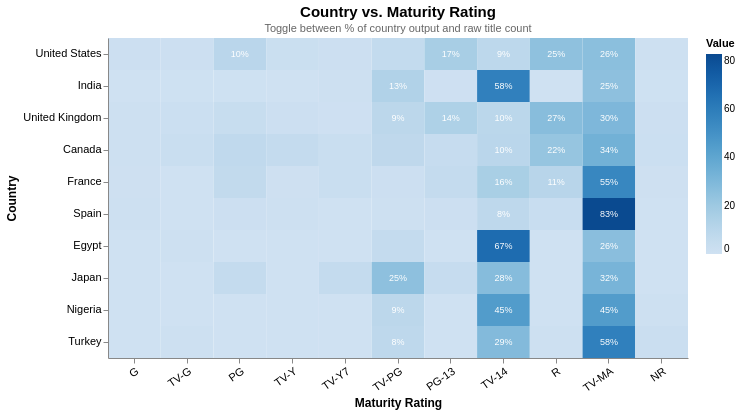

Notebook cell for this chart:
### Markdown cell above
# Graph 3: Country vs. Maturity Rating Heatmap
**Library:** Altair

### Code cell
import altair as alt
import pandas as pd

df = pd.read_csv("graph3_data.csv")

# Derive sort orders dynamically
top_countries = df.groupby("country")["count"].sum().sort_values(ascending=False).index.tolist()
valid_ratings = ["G","TV-G","PG","TV-Y","TV-Y7","TV-PG","PG-13","TV-14","R","TV-MA","NR"]

metric_select = alt.binding_radio(
    options=["pct","count"],
    labels=["% of country","Raw count"],
    name="Show: ",
)
metric_param = alt.param(name="metric", bind=metric_select, value="pct")

base = (
    alt.Chart(df)
    .transform_calculate(value="metric == 'pct' ? datum.pct : datum.count")
    .mark_rect()
    .encode(
        x=alt.X("rating:N", sort=valid_ratings, title="Maturity Rating",
                axis=alt.Axis(labelAngle=-35, labelFontSize=11, titleFontSize=12)),
        y=alt.Y("country:N", sort=top_countries, title="Country",
                axis=alt.Axis(labelFontSize=11, titleFontSize=12)),
        color=alt.Color("value:Q", scale=alt.Scale(scheme="blues"),
                        legend=alt.Legend(title="Value")),
        tooltip=[
            alt.Tooltip("country:N", title="Country"),
            alt.Tooltip("rating:N",  title="Rating"),
            alt.Tooltip("count:Q",   title="Titles",          format=","),
            alt.Tooltip("pct:Q",     title="% of country",    format=".1f"),
        ],
    )
    .add_params(metric_param)
    .properties(
        width=580, height=320,
        title=alt.TitleParams(
            text="Country vs. Maturity Rating",
            subtitle="Toggle between % of country output and raw title count",
            fontSize=15, subtitleFontSize=11, subtitleColor="#666",
        ),
    )
)

text = (
    alt.Chart(df)
    .transform_calculate(value="metric == 'pct' ? datum.pct : datum.count")
    .transform_calculate(
        label="metric == 'pct' "
              "? (datum.pct > 8 ? format(datum.pct,'.0f') + '%' : '') "
              ": (datum.count > 0 ? datum.count : '')"
    )
    .mark_text(fontSize=9, color="white")
    .encode(
        x=alt.X("rating:N", sort=valid_ratings),
        y=alt.Y("country:N", sort=top_countries),
        text=alt.Text("label:N"),
        opacity=alt.condition(alt.datum.value > 0, alt.value(1), alt.value(0)),
    )
    .add_params(metric_param)
)

chart = (base + text).configure_view(strokeWidth=0)
chart.save("graph3_heatmap.html")
print("Saved -> graph3_heatmap.html")
chart

### Figure 1 — Vega-Lite specification as saved in the notebook (floating-point values rounded to 4 significant figures)
{"config": {"view": {"continuousWidth": 300, "continuousHeight": 300, "strokeWidth": 0}}, "layer": [{"mark": {"type": "rect"}, "encoding": {"color": {"field": "value", "legend": {"title": "Value"}, "scale": {"scheme": "blues"}, "type": "quantitative"}, "tooltip": [{"field": "country", "title": "Country", "type": "nominal"}, {"field": "rating", "title": "Rating", "type": "nominal"}, {"field": "count", "format": ",", "title": "Titles", "type": "quantitative"}, {"field": "pct", "format": ".1f", "title": "% of country", "type": "quantitative"}], "x": {"axis": {"labelAngle": -35, "labelFontSize": 11, "titleFontSize": 12}, "field": "rating", "sort": ["G", "TV-G", "PG", "TV-Y", "TV-Y7", "TV-PG", "PG-13", "TV-14", "R", "TV-MA", "NR"], "title": "Maturity Rating", "type": "nominal"}, "y": {"axis": {"labelFontSize": 11, "titleFontSize": 12}, "field": "country", "sort": ["United States", "India", "United Kingdom", "Canada", "France", "Spain", "Egypt", "Japan", "Nigeria", "Turkey"], "title": "Country", "type": "nominal"}}, "title": {"text": "Country vs. Maturity Rating", "fontSize": 15, "subtitle": "Toggle between % of country output and raw title count", "subtitleColor": "#666", "subtitleFontSize": 11}, "transform": [{"calculate": "metric == 'pct' ? datum.pct : datum.count", "as": "value"}]}, {"mark": {"type": "text", "color": "white", "fontSize": 9}, "encoding": {"opacity": {"condition": {"test": "(datum.value > 0)", "value": 1}, "value": 0}, "text": {"field": "label", "type": "nominal"}, "x": {"field": "rating", "sort": ["G", "TV-G", "PG", "TV-Y", "TV-Y7", "TV-PG", "PG-13", "TV-14", "R", "TV-MA", "NR"], "type": "nominal"}, "y": {"field": "country", "sort": ["United States", "India", "United Kingdom", "Canada", "France", "Spain", "Egypt", "Japan", "Nigeria", "Turkey"], "type": "nominal"}}, "transform": [{"calculate": "metric == 'pct' ? datum.pct : datum.count", "as": "value"}, {"calculate": "metric == 'pct' ? (datum.pct > 8 ? format(datum.pct,'.0f') + '%' : '') : (datum.count > 0 ? datum.count : '')", "as": "label"}]}], "data": {"name": "data-b78e330a50c5a7ae2ae46cc1e7461f87"}, "height": 320, "params": [{"name": "metric", "bind": {"input": "radio", "options": ["pct", "count"], "labels": ["% of country", "Raw count"], "name": "Show: "}, "value": "pct"}], "width": 580, "$schema": "https://vega.github.io/schema/vega-lite/v5.8.0.json", "datasets": {"data-b78e330a50c5a7ae2ae46cc1e7461f87": [{"country": "United States", "rating": "G", "count": 30, "pct": 1.4}, {"country": "United States", "rating": "TV-G", "count": 35, "pct": 1.6}, {"country": "United States", "rating": "PG", "count": 207, "pct": 9.7}, {"country": "United States", "rating": "TV-Y", "count": 46, "pct": 2.2}, {"country": "United States", "rating": "TV-Y7", "count": 37, "pct": 1.7}, {"country": "United States", "rating": "TV-PG", "count": 124, "pct": 5.8}, {"country": "United States", "rating": "PG-13", "count": 354, "pct": 16.6}, {"country": "United States", "rating": "TV-14", "count": 182, "pct": 8.6}, {"country": "United States", "rating": "R", "count": 529, "pct": 24.9}, {"country": "United States", "rating": "TV-MA", "count": 558, "pct": 26.2}, {"country": "United States", "rating": "NR", "count": 25, "pct": 1.2}, {"country": "India", "rating": "G", "count": 0, "pct": 0.0}, {"country": "India", "rating": "TV-G", "count": 4, "pct": 0.4}, {"country": "India", "rating": "PG", "count": 4, "pct": 0.4}, {"country": "India", "rating": "TV-Y", "count": 0, "pct": 0.0}, {"country": "India", "rating": "TV-Y7", "count": 11, "pct": 1.2}, {"country": "India", "rating": "TV-PG", "count": 121, "pct": 13.3}, {"country": "India", "rating": "PG-13", "count": 5, "pct": 0.6}, {"country": "India", "rating": "TV-14", "count": 529, "pct": 58.2}, {"country": "India", "rating": "R", "count": 2, "pct": 0.2}, {"country": "India", "rating": "TV-MA", "count": 229, "pct": 25.2}, {"country": "India", "rating": "NR", "count": 4, "pct": 0.4}, {"country": "United Kingdom", "rating": "G", "count": 3, "pct": 0.9}, {"country": "United Kingdom", "rating": "TV-G", "count": 7, "pct": 2.0}, {"country": "United Kingdom", "rating": "PG", "count": 14, "pct": 4.0}, {"country": "United Kingdom", "rating": "TV-Y", "count": 5, "pct": 1.4}, {"country": "United Kingdom", "rating": "TV-Y7", "count": 2, "pct": 0.6}, {"country": "United Kingdom", "rating": "TV-PG", "count": 31, "pct": 9.0}, {"country": "United Kingdom", "rating": "PG-13", "count": 49, "pct": 14.2}, {"country": "United Kingdom", "rating": "TV-14", "count": 33, "pct": 9.5}, {"country": "United Kingdom", "rating": "R", "count": 93, "pct": 26.9}, {"country": "United Kingdom", "rating": "TV-MA", "count": 104, "pct": 30.1}, {"country": "United Kingdom", "rating": "NR", "count": 5, "pct": 1.4}, {"country": "Canada", "rating": "G", "count": 2, "pct": 1.2}, {"country": "Canada", "rating": "TV-G", "count": 5, "pct": 3.0}, {"country": "Canada", "rating": "PG", "count": 12, "pct": 7.3}, {"country": "Canada", "rating": "TV-Y", "count": 9, "pct": 5.5}, {"country": "Canada", "rating": "TV-Y7", "count": 5, "pct": 3.0}, {"country": "Canada", "rating": "TV-PG", "count": 13, "pct": 7.9}, {"country": "Canada", "rating": "PG-13", "count": 7, "pct": 4.2}, {"country": "Canada", "rating": "TV-14", "count": 16, "pct": 9.7}, {"country": "Canada", "rating": "R", "count": 37, "pct": 22.4}, {"country": "Canada", "rating": "TV-MA", "count": 56, "pct": 33.9}, {"country": "Canada", "rating": "NR", "count": 3, "pct": 1.8}, {"country": "France", "rating": "G", "count": 1, "pct": 0.7}, {"country": "France", "rating": "TV-G", "count": 0, "pct": 0.0}, {"country": "France", "rating": "PG", "count": 9, "pct": 6.3}, {"country": "France", "rating": "TV-Y", "count": 1, "pct": 0.7}, {"country": "France", "rating": "TV-Y7", "count": 4, "pct": 2.8}, {"country": "France", "rating": "TV-PG", "count": 2, "pct": 1.4}, {"country": "France", "rating": "PG-13", "count": 8, "pct": 5.6}, {"country": "France", "rating": "TV-14", "count": 23, "pct": 16.1}, {"country": "France", "rating": "R", "count": 15, "pct": 10.5}, {"country": "France", "rating": "TV-MA", "count": 79, "pct": 55.2}, {"country": "France", "rating": "NR", "count": 1, "pct": 0.7}, {"country": "Spain", "rating": "G", "count": 1, "pct": 0.8}, {"country": "Spain", "rating": "TV-G", "count": 0, "pct": 0.0}, {"country": "Spain", "rating": "PG", "count": 2, "pct": 1.6}, {"country": "Spain", "rating": "TV-Y", "count": 1, "pct": 0.8}, {"country": "Spain", "rating": "TV-Y7", "count": 0, "pct": 0.0}, {"country": "Spain", "rating": "TV-PG", "count": 1, "pct": 0.8}, {"country": "Spain", "rating": "PG-13", "count": 2, "pct": 1.6}, {"country": "Spain", "rating": "TV-14", "count": 10, "pct": 8.2}, {"country": "Spain", "rating": "R", "count": 4, "pct": 3.3}, {"country": "Spain", "rating": "TV-MA", "count": 101, "pct": 82.8}, {"country": "Spain", "rating": "NR", "count": 0, "pct": 0.0}, {"country": "Egypt", "rating": "G", "count": 0, "pct": 0.0}, {"country": "Egypt", "rating": "TV-G", "count": 1, "pct": 1.1}, {"country": "Egypt", "rating": "PG", "count": 0, "pct": 0.0}, {"country": "Egypt", "rating": "TV-Y", "count": 0, "pct": 0.0}, {"country": "Egypt", "rating": "TV-Y7", "count": 0, "pct": 0.0}, {"country": "Egypt", "rating": "TV-PG", "count": 5, "pct": 5.3}, {"country": "Egypt", "rating": "PG-13", "count": 0, "pct": 0.0}, {"country": "Egypt", "rating": "TV-14", "count": 64, "pct": 67.4}, {"country": "Egypt", "rating": "R", "count": 0, "pct": 0.0}, {"country": "Egypt", "rating": "TV-MA", "count": 25, "pct": 26.3}, {"country": "Egypt", "rating": "NR", "count": 0, "pct": 0.0}, {"country": "Japan", "rating": "G", "count": 0, "pct": 0.0}, {"country": "Japan", "rating": "TV-G", "count": 0, "pct": 0.0}, {"country": "Japan", "rating": "PG", "count": 5, "pct": 5.5}, {"country": "Japan", "rating": "TV-Y", "count": 0, "pct": 0.0}, {"country": "Japan", "rating": "TV-Y7", "count": 5, "pct": 5.5}, {"country": "Japan", "rating": "TV-PG", "count": 23, "pct": 25.3}, {"country": "Japan", "rating": "PG-13", "count": 4, "pct": 4.4}, {"country": "Japan", "rating": "TV-14", "count": 25, "pct": 27.5}, {"country": "Japan", "rating": "R", "count": 0, "pct": 0.0}, {"country": "Japan", "rating": "TV-MA", "count": 29, "pct": 31.9}, {"country": "Japan", "rating": "NR", "count": 0, "pct": 0.0}, {"country": "Nigeria", "rating": "G", "count": 0, "pct": 0.0}, {"country": "Nigeria", "rating": "TV-G", "count": 0, "pct": 0.0}, {"country": "Nigeria", "rating": "PG", "count": 0, "pct": 0.0}, {"country": "Nigeria", "rating": "TV-Y", "count": 0, "pct": 0.0}, {"country": "Nigeria", "rating": "TV-Y7", "count": 0, "pct": 0.0}, {"country": "Nigeria", "rating": "TV-PG", "count": 8, "pct": 9.0}, {"country": "Nigeria", "rating": "PG-13", "count": 0, "pct": 0.0}, {"country": "Nigeria", "rating": "TV-14", "count": 40, "pct": 44.9}, {"country": "Nigeria", "rating": "R", "count": 0, "pct": 0.0}, {"country": "Nigeria", "rating": "TV-MA", "count": 40, "pct": 44.9}, {"country": "Nigeria", "rating": "NR", "count": 1, "pct": 1.1}, {"country": "Turkey", "rating": "G", "count": 0, "pct": 0.0}, {"country": "Turkey", "rating": "TV-G", "count": 1, "pct": 1.2}, {"country": "Turkey", "rating": "PG", "count": 0, "pct": 0.0}, {"country": "Turkey", "rating": "TV-Y", "count": 0, "pct": 0.0}, {"country": "Turkey", "rating": "TV-Y7", "count": 0, "pct": 0.0}, {"country": "Turkey", "rating": "TV-PG", "count": 7, "pct": 8.3}, {"country": "Turkey", "rating": "PG-13", "count": 0, "pct": 0.0}, {"country": "Turkey", "rating": "TV-14", "count": 24, "pct": 28.6}, {"country": "Turkey", "rating": "R", "count": 1, "pct": 1.2}, {"country": "Turkey", "rating": "TV-MA", "count": 49, "pct": 58.3}, {"country": "Turkey", "rating": "NR", "count": 2, "pct": 2.4}]}}
